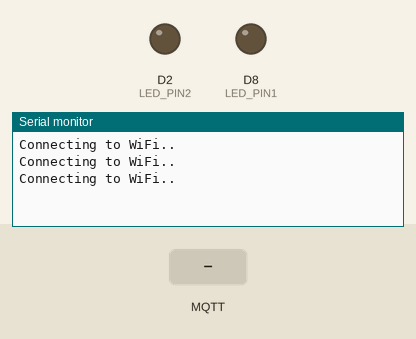
Recording of a sketch running on a simulated ESP8266 (NodeMCU). Parts: output pins drawn as LEDs (lit = HIGH), the last lines printed to the serial monitor. The inputs (shaded band) are chosen by the test bench. WiFi joins after 1.5 s; servers stay silent unless stated; no MQTT or app messages arrive unless stated.

Above: at 2.7 s.
2.8 s: MQTT message "led1" arrives on the first subscribed topic
At 3.5 s:
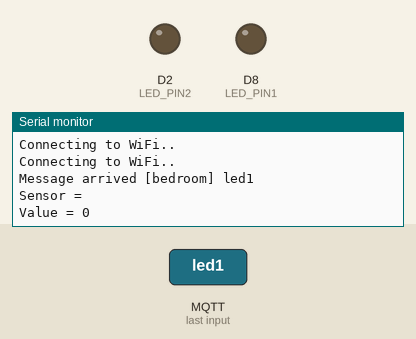
4.3 s: MQTT message "1" arrives on the first subscribed topic
At 4.6 s:
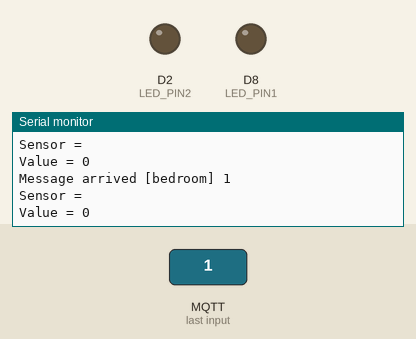
5.8 s: MQTT message "on" arrives on the first subscribed topic
At 7.0 s:
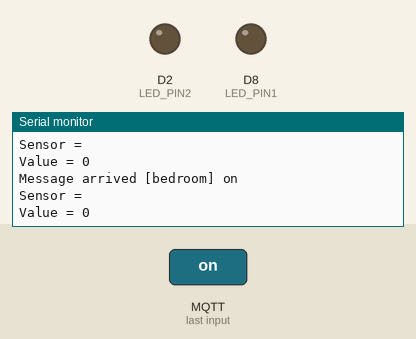

The sketch:

Mqtt-WiFI.ino
```cpp
#include <ESP8266WiFi.h>
#include <PubSubClient.h>
#include <SPI.h>
#include <ArduinoJson.h>

int LED_PIN1 = D8;
int LED_PIN2 = D2;

// WiFi
const char *ssid = ""; // Enter your WiFi name
const char *password = "";  // Enter WiFi password


// Update these with values suitable for your network.
byte mac[]    = {  0xDE, 0xED, 0xBA, 0xFE, 0xFE, 0xED };
IPAddress ip(111, 111, 111, 111); //Enter arduino server IP Address
IPAddress server(111, 111, 111, 111); //Enter mqtt server IP Address

const char *mqtt_username = "bedroom";
const char *mqtt_password = "bedroom";

// Callback function header
void callback(char* topic, byte* payload, unsigned int length);

WiFiClient espClient;
PubSubClient client(server, 1883, callback,espClient);

// Callback function
void callback(char* topic, byte* payload, unsigned int length) {
  char str[length + 1];
  Serial.print("Message arrived [");
  Serial.print(topic);
  Serial.print("] ");
  int i = 0;
  for (i = 0; i < length; i++) {
    Serial.print((char)payload[i]);
    str[i] = (char)payload[i];

  }
  str[i] = 0; // Null termination
  Serial.println();

  StaticJsonDocument <256> doc;

  deserializeJson(doc, str);
  const char* sensor = doc["sensor"];
  int value = doc["value"];

  Serial.print("Sensor = ");
  Serial.println(sensor);
  Serial.print("Value = ");
  Serial.println(value);
  if (strcmp(sensor, "led1") == 0) {
    //turn the LED ON if the payload is '1' and publish to the MQTT server a confirmation message
    if (value == 1) {
      digitalWrite(LED_PIN1, HIGH);
      client.publish("bedroom", "Light On");
    }

    //turn the LED OFF if the payload is '0' and publish to the MQTT server a confirmation message
    if (value == 0) {
      digitalWrite(LED_PIN1, LOW);
      client.publish("bedroom", "Light Off");
    }
  }
  if (strcmp(sensor, "led2") == 0) {
    //turn the LED ON if the payload is '1' and publish to the MQTT server a confirmation message
    if (value == 1) {
      digitalWrite(LED_PIN2, HIGH);
      client.publish("bedroom", "Light On");
    }

    //turn the LED OFF if the payload is '0' and publish to the MQTT server a confirmation message
    if (value == 0) {
      digitalWrite(LED_PIN2, LOW);
      client.publish("bedroom", "Light Off");
    }
  }
} // void callback


void setup()
{
  Serial.begin(115200);
  pinMode(LED_PIN1, OUTPUT);
//  digitalWrite(LED_PIN1, LOW);
  pinMode(LED_PIN2, OUTPUT);
//  digitalWrite(LED_PIN2, LOW);

  WiFi.begin(ssid, password);
    while (WiFi.status() != WL_CONNECTED) {
      delay(500);
      Serial.println("Connecting to WiFi..");
    }
  if (client.connect("arduinoClient", mqtt_username, mqtt_password)) {   //
    client.publish("bedroom", "Arduino bedrom");
        client.subscribe("bedroom");
  }
}

void loop()
{
  client.loop();
}
```

Measured:
- after the input at 2.8 s, the serial monitor: prints a new line at once (image 1)
- after the input at 4.3 s, the serial monitor: prints a new line at once (image 2)
- after the input at 5.8 s, the serial monitor: prints a new line at once (image 3)
